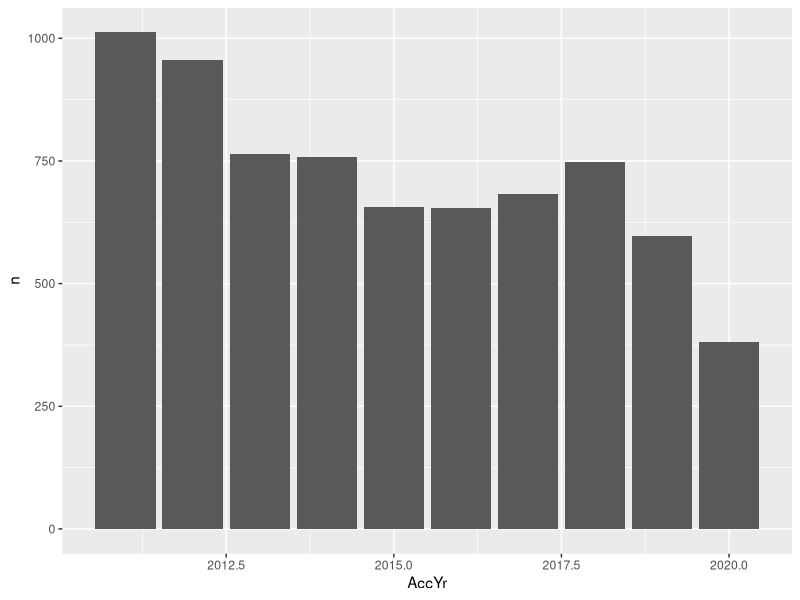
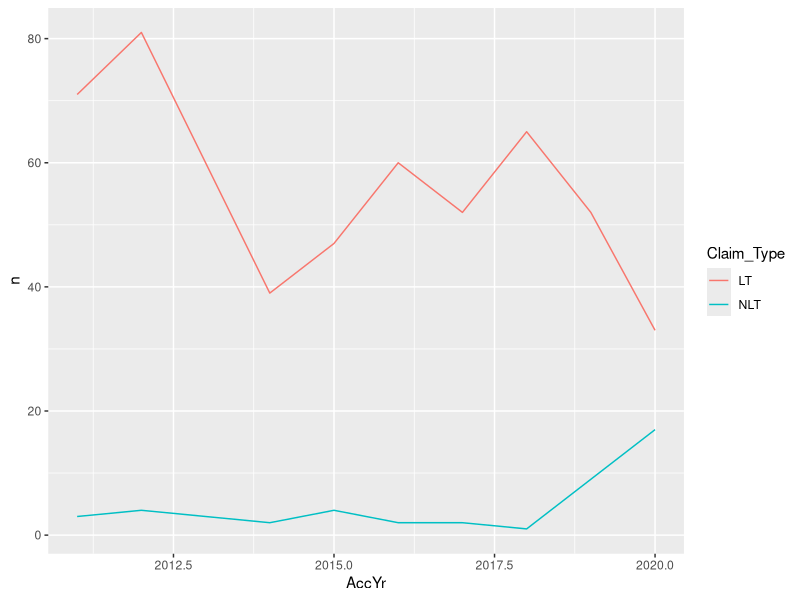
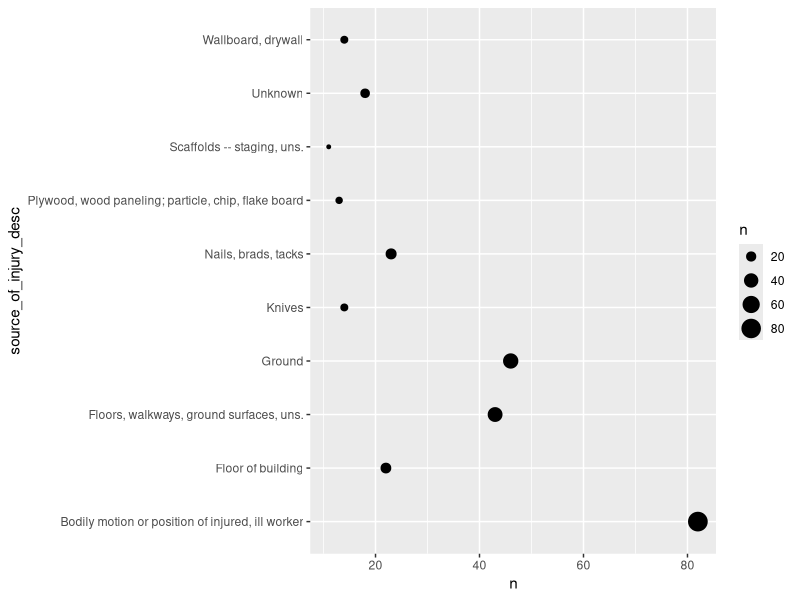

These charts were generated, in order, by the following R code:
## ---- chunk 1
library(tidyverse)
library(dplyr)

WorkSafeNBData <- read_csv("WorkSafeNB Construction Data.csv")
## ---- chunk 2
glimpse(WorkSafeNBData)
## ---- chunk 3
DropNA <- WorkSafeNBData %>%
  drop_na() 

DropNA
## ---- chunk 4
ClaimsPerYear <- WorkSafeNBData %>%
  group_by(AccYr) %>%
  count(Sector_desc)
  
ggplot(ClaimsPerYear, aes(x = AccYr, y = n)) + geom_col()
## ---- chunk 5
#ggplot(LTvsNLT, aes(x = AccYr, y = n, fill=Claim_Type)) + geom_col()
## ---- chunk 6
DangerousOccupations <- WorkSafeNBData %>%
  group_by(occupation_desc) %>%
  count(Sector_desc) %>%
  arrange(desc(n)) %>%
  drop_na()

DangerousOccupations
## ---- chunk 7
CarpenterData <- WorkSafeNBData %>%
  filter(occupation_desc == "CARPENTER/RELATED") %>%
  group_by(AccYr) %>%
  count(Claim_Type)

ggplot(CarpenterData, aes(x=AccYr, y = n, color=Claim_Type)) + geom_line()
## ---- chunk 8
CarpenterInjury <- WorkSafeNBData %>%
  filter(occupation_desc == "CARPENTER/RELATED") %>%
  group_by(source_of_injury_desc) %>%
  count(Claim_Type) %>%
  arrange(desc(n)) %>%
  head(10)

CarpenterInjury
## ---- chunk 9
ggplot(CarpenterInjury, aes(y=source_of_injury_desc, x=n, size=`n`)) +
  geom_point()
## ---- chunk 10
InjurySource <- WorkSafeNBData %>%
  filter(Claim_Type == "LT") %>%
  group_by(source_of_injury_desc) %>%
  count(Claim_Type) %>%
  arrange(desc(n)) %>%
  head(10)

InjurySource
